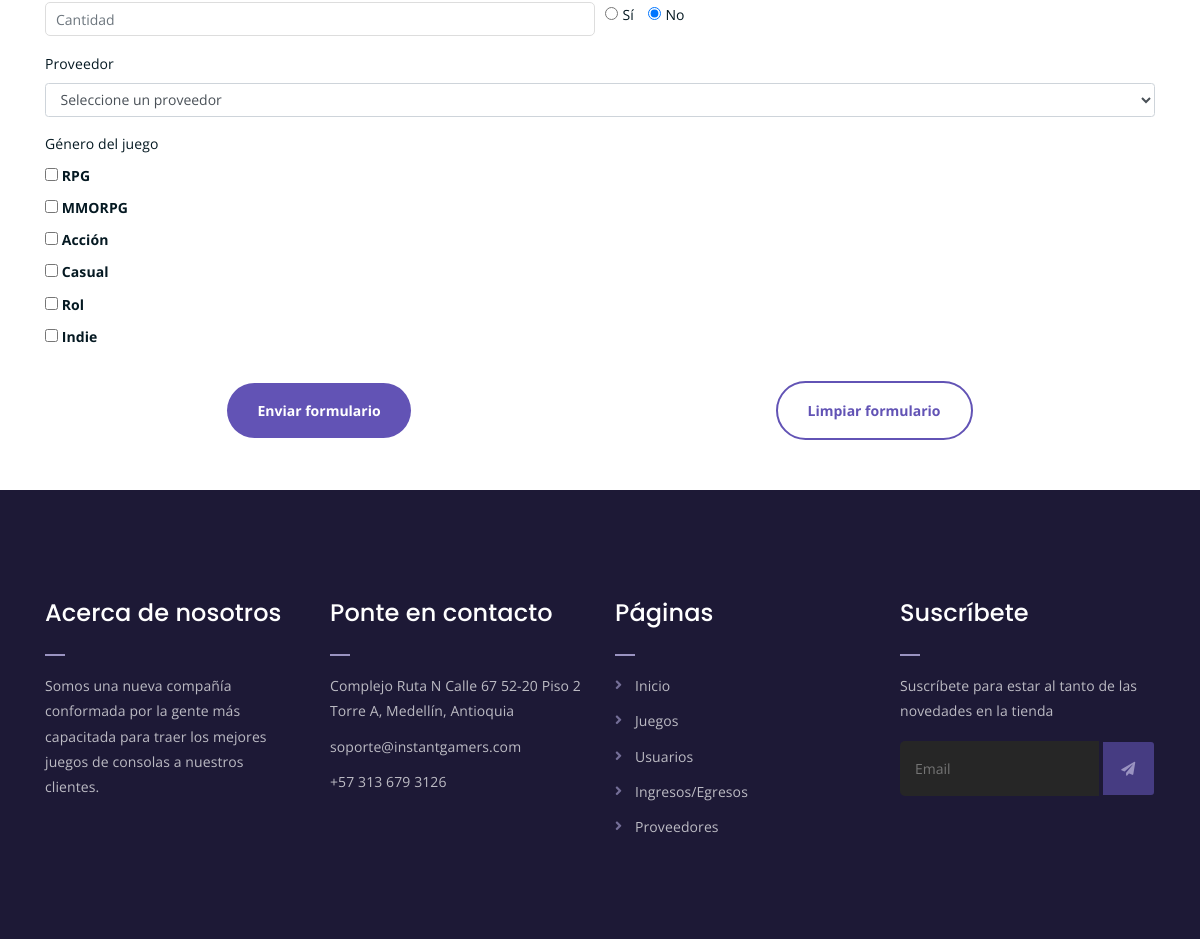
The page /webapp/formularioJuego/ (lower part) on the database as committed earlier.
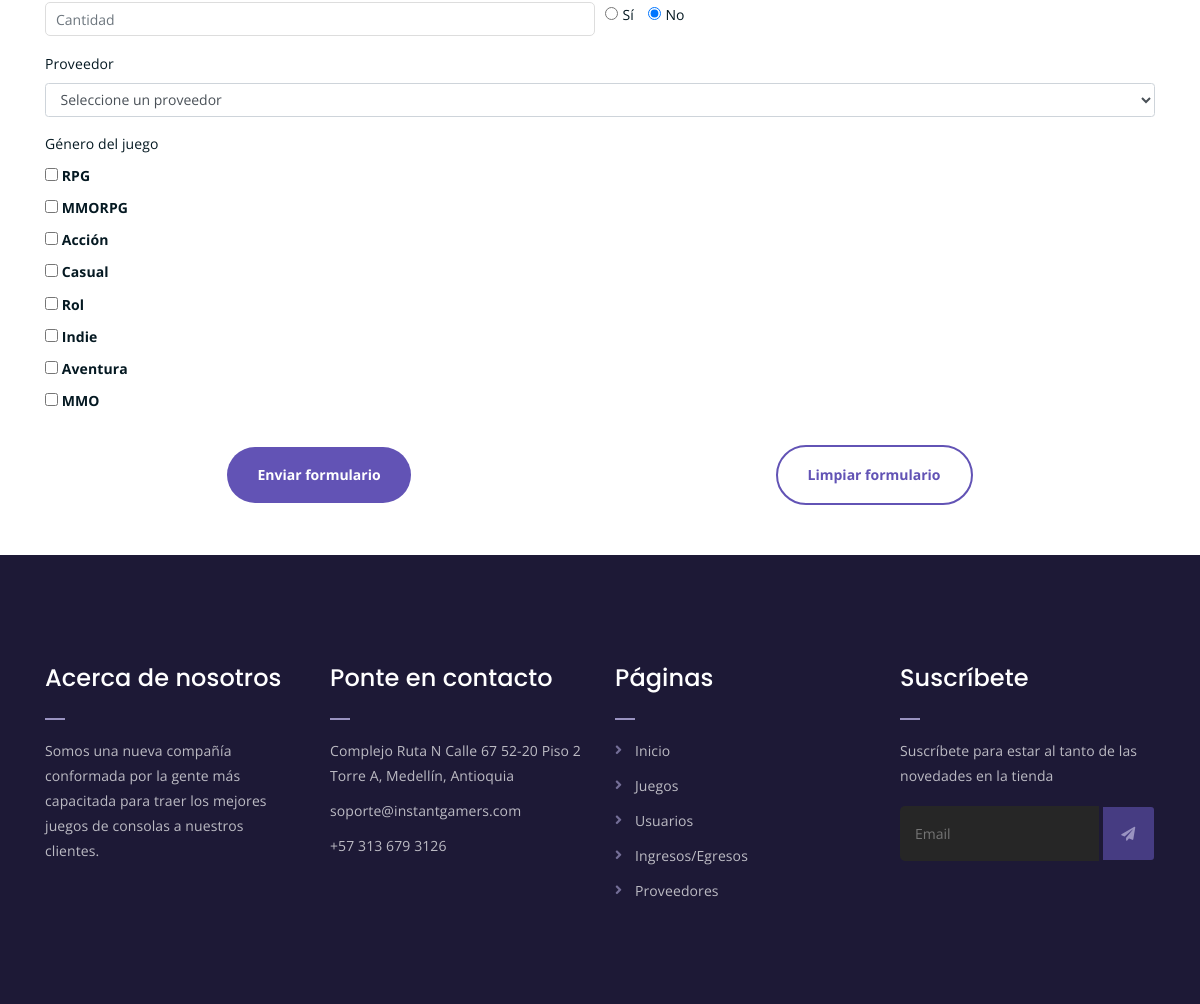
The same page on the database as committed later.
### webapp/models.py (models this page shows, shortened)
class Genero(models.Model):
    nombre = models.CharField(max_length=30, unique=True)

### webapp/views.py (the view)
# urls.py: path('formularioJuego/', views.formularioJuego, name="formularioJuego"),
def formularioJuego(request):
    generos = Genero.objects.all()
    proveedores = Proveedor.objects.filter(habilitado = True)
    return render(request, 'webapp/juego/formulario_juego.html', {"generos": generos, "proveedores": proveedores})

### webapp/templates/webapp/juego/formulario_juego.html (shortened to what this page needs)
{% extends 'webapp/base-crud.html' %}
{% load static %}
{% block contenedor %}
<div class="contact-from-section mt-150 mb-150">
    <div class="container">
        <form action="{% url 'webapp:guardarJuego' %}" class="needs-validation" novalidate="" method="post">{% csrf_token %}
            <br/>
            <br/>
            <br/>
            <div class="form-row">
                <div class="col">
                    <input name="stock" type="number" class="form-control" placeholder="Cantidad">
                </div>
                <div class="col">
                    <br>
                    <div class="form-check-inline">
                        <label class="form-check-label">
                            <input type="radio" class="form-check-input" name="habilitado" value="True">Sí
                        </label>
                      </div>
                      <div class="form-check-inline">
                        <label class="form-check-label">
                            <input type="radio" class="form-check-input" name="habilitado" value="False" checked>No
                        </label>
                    </div>
                </div>
            </div>
            <div class="form-group">
                <label for="proveedorJuego">Proveedor</label>
                <select name="proveedor" id="" class="form-control" required>
                    <option disabled selected>Seleccione un proveedor</option>
                </select>
            </div>
            <div class="form-row">
                <div class="col">
                    <label for="generoJuego">Género del juego</label>
                    <br>
                    {% for genero in generos %}
                        <input type="checkbox" name="generos" id="option{{genero.id}}" value={{genero.id}} />
                        <label for="option{{genero.id}}"><b>{{genero.nombre}}</b></label><br />
                    {% endfor %}
                </div>
            </div>
            <br>
            <div class="form-btns">
                <button type="submit">Enviar formulario</button>
                <button type="reset">Limpiar formulario</button>
            </div>
        </form>
    </div>
</div>
{% endblock contenedor %}

Rows that differ between the two databases and show on the page:
added Genero: nombre "Aventura"
added Genero: nombre "MMO"
